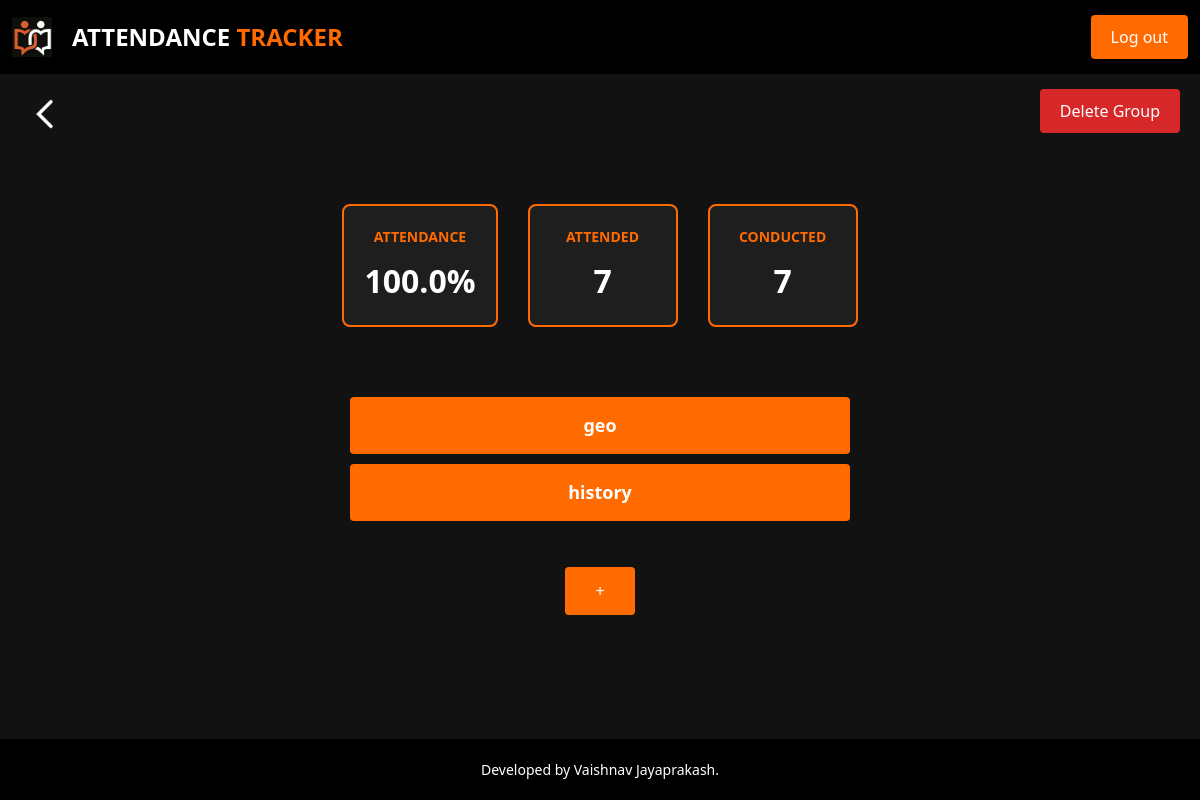
The page /group/3 (signed in) on the database as committed earlier.
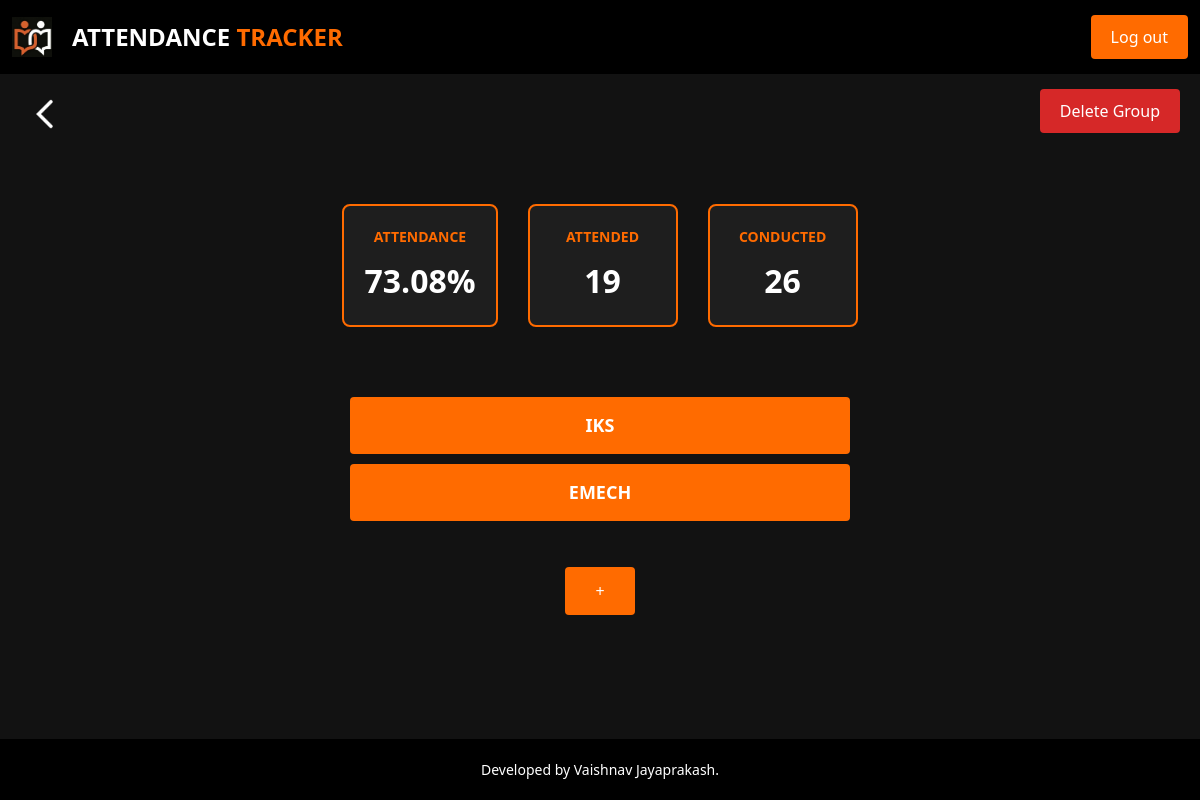
The same page on the database as committed later.
### tables this page shows
CREATE TABLE subjects (
    id INTEGER PRIMARY KEY AUTOINCREMENT,
    group_id INTEGER NOT NULL,
    name TEXT NOT NULL,
    FOREIGN KEY (group_id) REFERENCES groups(id) ON DELETE CASCADE
);

### app.py (the view, shortened to what this page needs)
@app.route("/group/<int:id>", methods=['GET', 'POST'])
@login_required
def group(id):
    db = get_db()
    group = db.execute("SELECT * FROM groups WHERE user_id = ? AND id = ?", [session['user_id'], id]).fetchone()
    history = db.execute("SELECT STRFTIME('%d-%m-%Y', date) as date,lecture_attended,lecture_conducted FROM sessions WHERE group_id = ? ORDER BY date DESC", [id]).fetchall()
    attendance = db.execute("SELECT SUM(lecture_attended) as attend, SUM(lecture_conducted) as conduct FROM sessions WHERE group_id = ? GROUP BY group_id",[id]).fetchone()
    if attendance is None:
        percent = 0
        attendance = {'attend': 0, 'conduct': 0}
    else:
        percent = int(attendance['attend']) / int(attendance['conduct']) * 100
        percent = round(percent, 2)
    if group['use_subgroups'] == 1:
        sub_group = db.execute("SELECT * FROM subjects WHERE group_id = ?", [id]).fetchall()
        return render_template("group.html",attendance=attendance,percent=percent, group=group, subject=sub_group, id=id)
    return render_template("group.html",attendance=attendance, group=group, history=history, id=id,percent=percent, today=datetime.date.today())

### database.py (called while the page is built)
def get_db():
    if 'db' not in g:
        g.db = sqlite3.connect('attendance.db')
        g.db.row_factory = sqlite3.Row  # lets you access columns by name like dict
        g.db.execute("PRAGMA foreign_keys = ON")
    return g.db

### help.py (called while the page is built)
def login_required(f):
    @wraps(f)
    def decorated_function(*args, **kwargs):
        if 'user_id' not in session:
            return redirect('/login')
        return f(*args, **kwargs)
    return decorated_function

### templates/group.html (shortened to what this page needs)
{% extends "layout.html" %}
{% block main %}
<a class="back" href="/">
    <img src="{{ url_for('static', filename='images/back.png') }}">
</a>
<a class="delete-btn" href="{{url_for('delete_group', id=id)}}">
    <button>Delete Group</button>
</a>
<div class="page-container">
    <div class="attendance-info">
        <div class="stat-box">
            <label>Attendance</label>
            <span class="value">{{percent}}%</span>
        </div>
        <div class="stat-box">
            <label>Attended</label>
            <span class="value">{{attendance.attend}}</span>
        </div>
        <div class="stat-box">
            <label>Conducted</label>
            <span class="value">{{attendance.conduct}}</span>
        </div>
    </div>
    {% if group['use_subgroups'] == 1 %}
        <div class="subject-list">
            <ul>
                {% for s in subject %}
                    <li><a href="{{url_for('subject', group_id=id, sub_id=s.id)}}">{{ s.name }}</a></li>
                {% endfor %}
            </ul>
            <a href="{{ url_for('create_subject', id=id) }}"><button style="margin-top: 20px;">+</button></a>
        </div>
    {% endif %}
</div>
{% endblock %}

### templates/layout.html (shortened to what this page needs)
<!DOCTYPE html>
<html lang="en">
<head>
    <link href="https://cdn.jsdelivr.net/npm/bootstrap@5.3.8/dist/css/bootstrap.min.css" rel="stylesheet">
    <link rel="stylesheet" href="/static/style.css">
</head>
<body>
    <header>
        <nav class="navbar navbar-dark">
            <div class="container-fluid">
                <div class="navbar-left">
                    <a href="/"><img src="/static/images/logo.jpeg" alt="Logo" height="40"></a>
                    <h1 class="navbar-title">ATTENDANCE <span class="tracker-text">TRACKER</span></h1>
                </div>
                {% if session['user_id'] %}
                <a href="/logout"><button class="logout-btn">Log out</button></a>
                {% endif %}
            </div>
        </nav>
    </header>
    <main>
        {% block main %}{% endblock %}
    </main>
    <footer>
        Developed by Vaishnav Jayaprakash.
    </footer>
</body>
</html>

### static/style.css (style rules this page uses)
html { height: 100%; }
body { background-color: #121212; color: white; display: flex; flex-direction: column; min-height: 100vh; margin: 0; }
main { flex: 1; }
.navbar { background-color: black; padding: 15px 0; }
.navbar .container-fluid { display: flex; justify-content: space-between; align-items: center; }
.navbar-left { display: flex; align-items: center; gap: 20px; }
.navbar-title { color: white; font-size: 24px; margin: 0; font-weight: bold; }
.navbar-title .tracker-text { color: #FF6B00; }
.logout-btn { background-color: #FF6B00; color: white; border: none; padding: 10px 20px; border-radius: 4px; font-size: 16px; cursor: pointer; font-weight: 500; }
.delete-btn { position: relative; display: inline-block; width: fit-content; float: right; margin-right: 20px; margin-top: 15px; z-index: 100; }
.delete-btn button { background-color: #D62828; color: #FFFFFF; border: none; padding: 10px 20px; border-radius: 4px; font-size: 16px; cursor: pointer; font-weight: 500; }
button { background-color: #FF6B00; color: white; border: none; padding: 12px 30px; border-radius: 4px; font-size: 16px; cursor: pointer; font-weight: 500; }
footer { background-color: black; color: white; text-align: center; padding: 20px; font-size: 14px; width: 100%; margin-top: auto; }
.back { display: inline-block; padding: 10px; margin: 15px 20px; }
.back img { height: 30px; width: auto; cursor: pointer; transition: transform 0.2s ease; }
main > div:first-of-type { display: flex; justify-content: flex-start; }
.page-container { display: flex; flex-direction: column; align-items: center; padding: 20px; max-width: 800px; margin: 0 auto; width: 100%; }
.attendance-info { display: flex; justify-content: center; gap: 30px; margin: 30px 0; flex-wrap: wrap; }
.stat-box { background-color: #1e1e1e; border: 2px solid #FF6B00; border-radius: 8px; padding: 20px; text-align: center; min-width: 150px; }
.stat-box label { display: block; color: #FF6B00; font-size: 14px; font-weight: 600; margin-bottom: 10px; text-transform: uppercase; }
.stat-box .value { display: block; font-size: 32px; font-weight: bold; color: white; }
.subject-list { display: flex; flex-direction: column; align-items: center; width: 100%; margin: 30px 0; }
.subject-list ul { list-style: none; padding: 0; width: 100%; max-width: 500px; }
.subject-list ul li { margin: 10px 0; }
.subject-list ul li a { display: block; background-color: #FF6B00; color: white; padding: 15px; border-radius: 4px; text-decoration: none; text-align: center; font-size: 18px; font-weight: 700; transition: background-color 0.3s ease; }

Rows that differ between the two databases and show on the page:
removed subjects: name "geo"
removed subjects: name "history"
added subjects: name "IKS"
added subjects: name "EMECH"
Other text that changed with them:
{{ percent }}: "100.0" → "73.08"
{{ attendance.attend }}: "7" → "19"
{{ attendance.conduct }}: "7" → "26"
